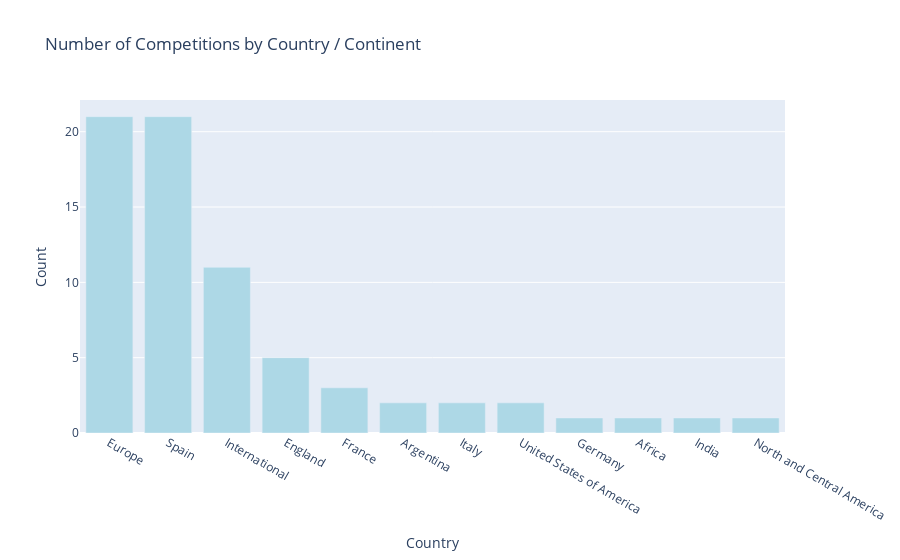

Write notebook code for a chart like this one.
### Code cell
# Plot the distribution of competitions by country using Plotly Express
fig = px.bar(countries_grouped, x='country_name', y='count', title='Number of Competitions by Country / Continent',
             labels={'country_name': 'Country', 'count': 'Count'},
             # add one color for all bars
                color_discrete_sequence=['lightblue']
             )

fig.show()

### Figure 1 — Plotly figure (JSON) as saved in the notebook; plotly's stock layout.template omitted (floating-point values rounded to 4 significant figures)
{"data": [{"alignmentgroup": "True", "hovertemplate": "Country=%{x}<br>Count=%{y}<extra></extra>", "legendgroup": "", "marker": {"color": "lightblue", "pattern": {"shape": ""}}, "name": "", "offsetgroup": "", "orientation": "v", "showlegend": false, "textposition": "auto", "x": ["Europe", "Spain", "International", "England", "France", "Argentina", "Italy", "United States of America", "Germany", "Africa", "India", "North and Central America"], "xaxis": "x", "y": [21, 21, 11, 5, 3, 2, 2, 2, 1, 1, 1, 1], "yaxis": "y", "type": "bar"}], "layout": {"xaxis": {"anchor": "y", "domain": [0.0, 1.0], "title": {"text": "Country"}}, "yaxis": {"anchor": "x", "domain": [0.0, 1.0], "title": {"text": "Count"}}, "legend": {"tracegroupgap": 0}, "title": {"text": "Number of Competitions by Country / Continent"}, "barmode": "relative"}}
